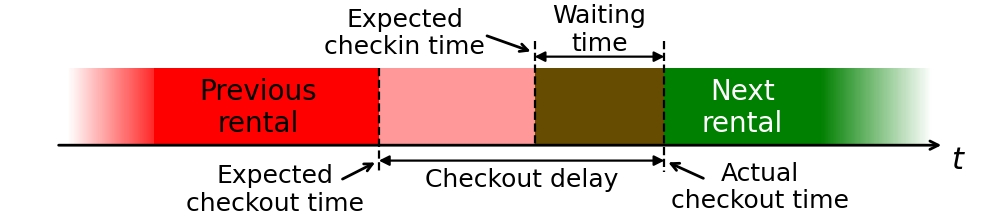

Reproduce this figure in Python.
# -*- coding: utf-8 -*-
"""
This script produces the delay analysis scheme.
"""

import numpy as np
import matplotlib.pyplot as plt
import matplotlib.patches as patches
from matplotlib import colors


# ================================== PLOT =====================================
fig = plt.figure(figsize=(5, 1.1), dpi=200, clear=True, facecolor='w')
ax = fig.add_axes(rect=(0.05, 0.34, 0.9, 0.35))


ax.set_xlim(-0.4, 10)
ax.set_ylim(0, 1)

ax.axis("off")
ax.tick_params(axis='y', left=False, labelleft=False)
ax.tick_params(axis='x', bottom=False, labelbottom=False)

# Time arrow
ax.annotate(
    "", xy=(ax.get_xlim()[1]-0.1, 0.),
    xytext=(ax.get_xlim()[0]+0.1, 0.),
    xycoords=ax.transData,
    arrowprops={
        'arrowstyle': "->,head_width=0.15,head_length=0.3",
        'connectionstyle': "arc3,rad=0.0",
        'facecolor': 'k',
        'shrinkA': 0,
        'shrinkB': 0,
        'lw': 1})
ax.text(ax.get_xlim()[1]+0.1, -0.2, "$t$", fontsize=11,
         ha="center", va="center", transform=ax.transData)




########## Sequence ##########

## Tweezer color gradient
white = np.array(colors.to_rgba("w"))
color1 = np.array(colors.to_rgba("red"))
raw_cmap1 = np.linspace(white, color1, 256, endpoint=True)
cmap1 = colors.ListedColormap(raw_cmap1)
## Optical pumping color gradient
color2 = np.array(colors.to_rgba("green"))
raw_cmap2 = np.linspace(white, color2, 256, endpoint=True)
cmap2 = colors.ListedColormap(raw_cmap2)


xx = np.broadcast_to(np.linspace(0., 1., 101, endpoint=True), (2, 101))
yy = np.full((2, 101), [[0], [1]])
pcolor = np.linspace(0., 1., 100, endpoint=False).reshape((1, -1))


# First rental
a1, a2 = 0.8, 3.4
ax.pcolormesh(-0.2 + (0.4+a1)*xx, yy + [[0], [0]], pcolor, cmap=cmap1)
verts = [(a1, 0.), (a1, 1.), (a2, 1.), (a2, 0.)]
poly = patches.Polygon(verts, facecolor='red', edgecolor="none")
ax.add_patch(poly)
ax.text(2, 0.48, 'Previous\nrental', ha="center", va="center", fontsize=10)


## Second rental
b1, b2 = 5.2, 8.5
verts = [(b1, 0.), (b1, 1.), (b2, 1.), (b2, 0.)]
poly = patches.Polygon(verts, facecolor='green', edgecolor="none")
ax.add_patch(poly)
ax.pcolormesh(b2 + (9.8-b2)*xx, yy, pcolor[:, -1::-1], cmap=cmap2)
ax.text(7.6, 0.48, 'Next\nrental', ha="center", va="center", fontsize=10,
        color='w')


## Checkout delay
a3 = 6.7
verts = [(a2, 0.), (a2, 1.), (a3, 1.), (a3, 0.)]
poly = patches.Polygon(verts, facecolor='red', alpha=0.4, edgecolor="none")
ax.add_patch(poly)



########## Timings ##########

arrow_props1 = {'arrowstyle': "<|-|>,head_width=0.15,head_length=0.3",
               'connectionstyle': "arc3,rad=0.0",
               'facecolor': 'k',
               'shrinkA': 0,
               'shrinkB': 0,
               'lw': 0.8}

arrow_props2 = {'arrowstyle': "->,head_width=0.14,head_length=0.28",
               'connectionstyle': "arc3,rad=0.0",
               'facecolor': 'k',
               'shrinkA': 0,
               'shrinkB': 1.5,
               'lw': 1}

ax.plot([a2, a2], [1, -0.35], '--', c="k", lw=0.8, clip_on=False)
ax.plot([b1, b1], [1.35, 0], '--', c="k", lw=0.8, clip_on=False)
ax.plot([a3, a3], [1.35, -0.35], '--', c="k", lw=0.8, clip_on=False)

ax.annotate("", xy=(a2, -0.2), xytext=(a3, -0.2), xycoords=ax.transData,
            arrowprops=arrow_props1)
ax.text((a2+a3)/2, -0.45, 'Checkout delay', fontsize=9, c="k",
          ha="center", va="center")

ax.annotate("", xy=(b1, 1.15), xytext=(a3, 1.15), xycoords=ax.transData,
            arrowprops=arrow_props1)
ax.text((a3+b1)/2, 1.5, 'Waiting\ntime', fontsize=9, c="k",
          ha="center", va="center")

# previous rental checkout
ax.annotate('', xy=(a2, -0.2), xytext=(a2-0.42, -0.44),
            xycoords=ax.transData, arrowprops=arrow_props2)
ax.text(a2-1.2, -0.58, 'Expected\ncheckout time', fontsize=9, c="k",
          ha='center', va="center")

# actual checkout
ax.annotate('', xy=(a3, -0.2), xytext=(a3+0.45, -0.43),
            xycoords=ax.transData, arrowprops=arrow_props2)
ax.text(a3+1.1, -0.55, 'Actual\ncheckout time', fontsize=9, c="k",
          ha='center', va="center")

# next rental checkin
ax.annotate('', xy=(b1, 1.2), xytext=(b1-0.55, 1.42),
            xycoords=ax.transData, arrowprops=arrow_props2)
ax.text(b1-1.5, 1.45, 'Expected\ncheckin time', fontsize=9, c="k",
          ha='center', va="center")




################################# SAVE FIGURE #################################
fig.savefig("./delay_analysis_scheme.png")
plt.show()
